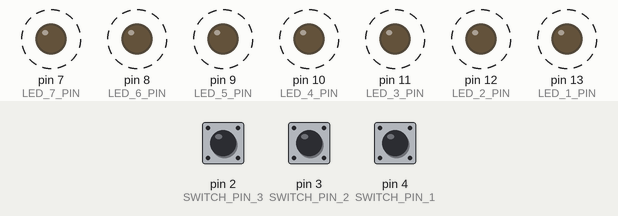
A sketch run on a simulated Arduino Uno, built with avr-gcc and run on an emulated ATmega328P. Parts: output pins drawn as LEDs (lit = HIGH). Dashed ring = blinking. The inputs (shaded band) are chosen by the test bench; at power-on: pin 2 (SWITCH_PIN_3) HIGH, pin 3 (SWITCH_PIN_2) HIGH, pin 4 (SWITCH_PIN_1) HIGH.

Above: at 2.4 s.
2.5 s: pin 2 (SWITCH_PIN_3) pulled LOW for 1 s
6.0 s: pin 3 (SWITCH_PIN_2) pulled LOW for 1 s
At 7.92 s:
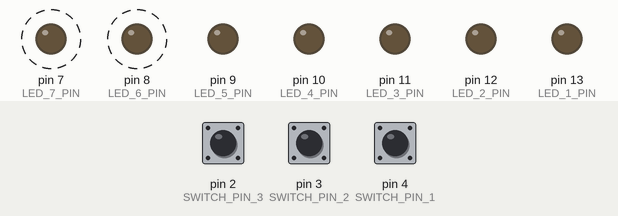
9.5 s: pin 4 (SWITCH_PIN_1) pulled LOW for 1 s
13.0 s: pin 4 (SWITCH_PIN_1) pulled LOW for 3.2 s
17.7 s: pin 2 (SWITCH_PIN_3) pulled LOW for 3.2 s
22.4 s: pin 2 (SWITCH_PIN_3) driven LOW and pin 4 (SWITCH_PIN_1) driven LOW
At 22.52 s:
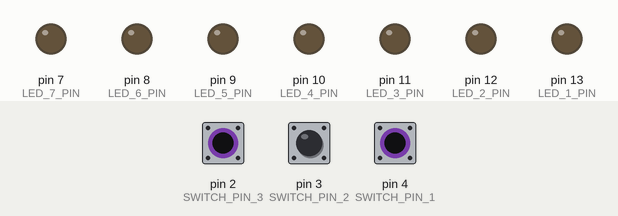
Timing chart, 0 to 26.9 s (numbered marks = the images above; inputs shaded):
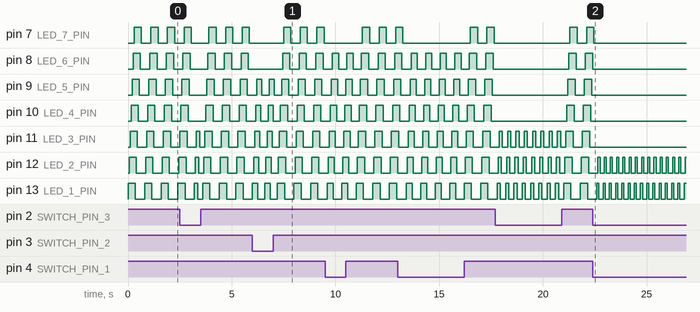

Measured:
- after the input at 22.4 s, pin 7 (LED_7_PIN): goes on until 22.5 s, then stays LOW; pin 8 (LED_6_PIN): goes on until 22.4 s, then stays LOW

The sketch:

creative_day1.ino
```cpp
const byte SWITCH_PIN_1 = 4;
const byte SWITCH_PIN_2 = 3;
const byte SWITCH_PIN_3 = 2;

const byte LED_1_PIN = 13;
const byte LED_2_PIN = 12;
const byte LED_3_PIN = 11;
const byte LED_4_PIN = 10;
const byte LED_5_PIN = 9;
const byte LED_6_PIN = 8;
const byte LED_7_PIN = 7;

const byte IN_PINS[] = { SWITCH_PIN_1, SWITCH_PIN_2, SWITCH_PIN_3 };
const byte OUT_PINS[] = { LED_1_PIN, LED_2_PIN, LED_3_PIN, LED_4_PIN, LED_5_PIN, LED_6_PIN, LED_7_PIN };
const int DELAY_TIME = 50;


void setup() {
  // put your setup code here, to run once:
  for (int i = 0; i < sizeof(IN_PINS); i++) {
    pinMode(IN_PINS[i], INPUT);
  }
  for (int i = 0; i < sizeof(OUT_PINS); i++) {
    pinMode(OUT_PINS[i], OUTPUT);
  }

  Serial.begin(115200);
}

void animateLEDs(int count) {
  // Light up LEDs in sequence
  for (int i = 0; i < count; i++) {
    digitalWrite(OUT_PINS[i], HIGH);
    delay(DELAY_TIME);
  }

  // Turn off LEDs in the same order
  for (int i = 0; i < count; i++) {
    digitalWrite(OUT_PINS[i], LOW);
    delay(DELAY_TIME);
  }
}


int calcPins() {
  int total = 0;
  int switchVal = 1;
  for (int i = 0; i < sizeof(IN_PINS) / sizeof(IN_PINS[0]); i++) {
    if (digitalRead(IN_PINS[i]) == HIGH) {
      total += switchVal;
    }
    switchVal *= 2;
  }

  return total;  // Return the total directly
}

void loop() {
  int switchVal = calcPins();
  animateLEDs(switchVal);

  delay(DELAY_TIME * 2);
}
```
